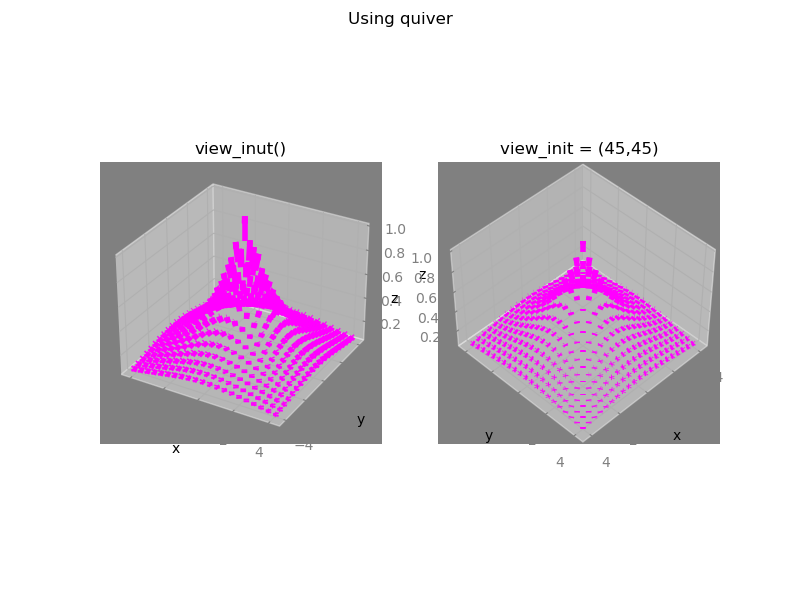

Python code for this plot:
#--------------------------------------
#   CH_12_17_9_EX_1_Mplot3d_Quiver.py   
#--------------------------------------
from mpl_toolkits import mplot3d
import matplotlib.pyplot as plt
import numpy as np
#
x = np.linspace(-4,4,21)
y = np.linspace(-4,4,21)
X, Y = np.meshgrid(x, y)
R = np.sqrt(X**2 + Y**2) 
Z = np.exp(-0.5*R)
u = (2*X)
v = (2*Y)
w = 1.
#
fig1 = plt.figure(figsize=(8, 6))
ax1 = fig1.add_subplot(121, projection='3d')
#
cset1 = ax1.quiver(X, Y, Z, u, v, w, length = 0.2, normalize = True)
ax1.view_init() 
ax1.set_xlabel('x')
ax1.set_ylabel('y')
ax1.set_zlabel('z')
plt.title('view_inut()')
#
ax2 = fig1.add_subplot(122, projection='3d')
#
cset2 = ax2.quiver(X, Y, Z, u, v, w, length = 0.1, normalize = True)
ax2.view_init(45, 45)
ax2.set_xlabel('x')
ax2.set_ylabel('y')
ax2.set_zlabel('z')
plt.title('view_init = (45,45)')
#
plt.suptitle('Using quiver')
plt.savefig('CH_12_17_9_EX_1_Mplot3d_Quiver.png')
plt.show()
























































































	


